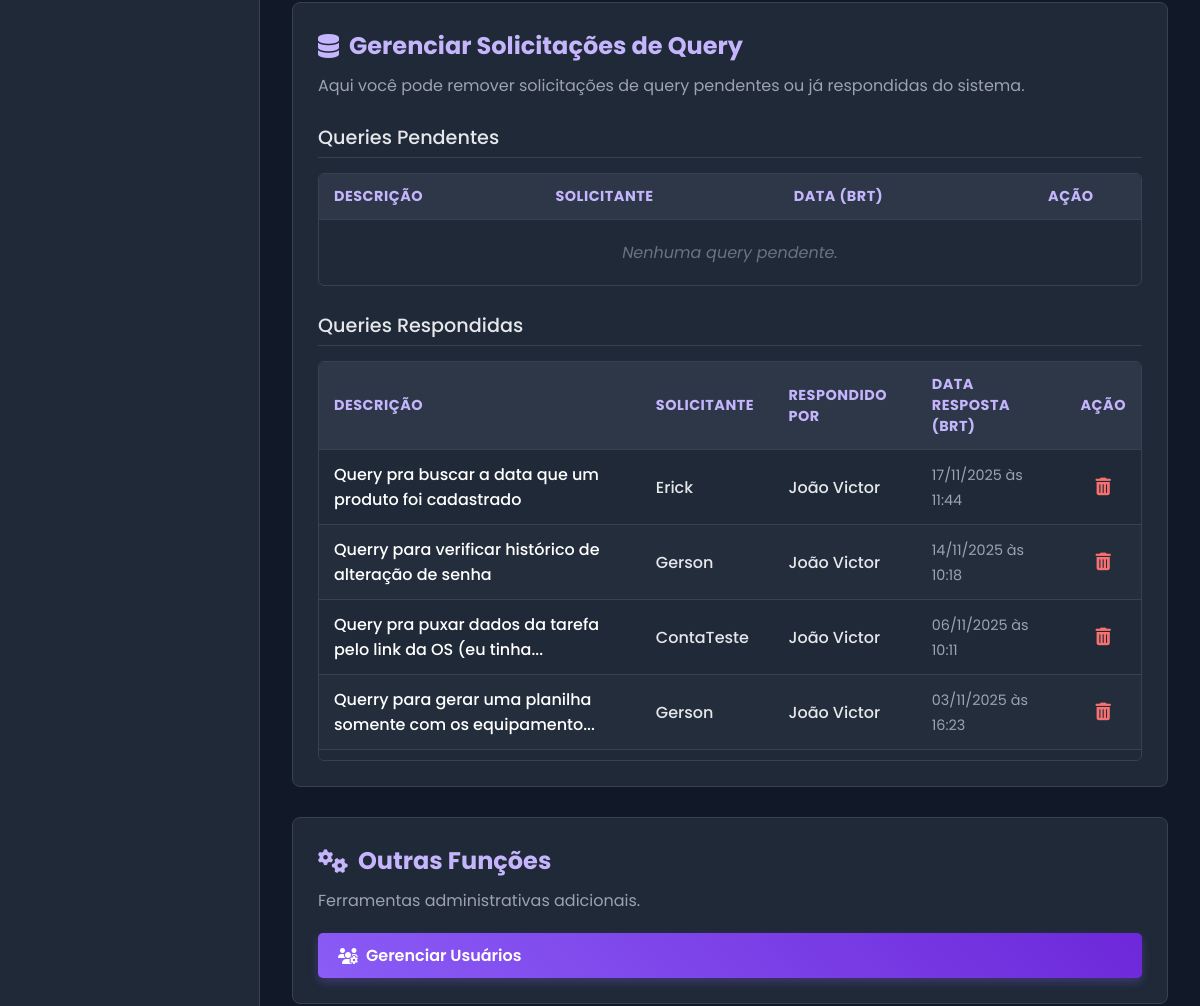
Page /admin (signed in, middle part) on the earlier database version.
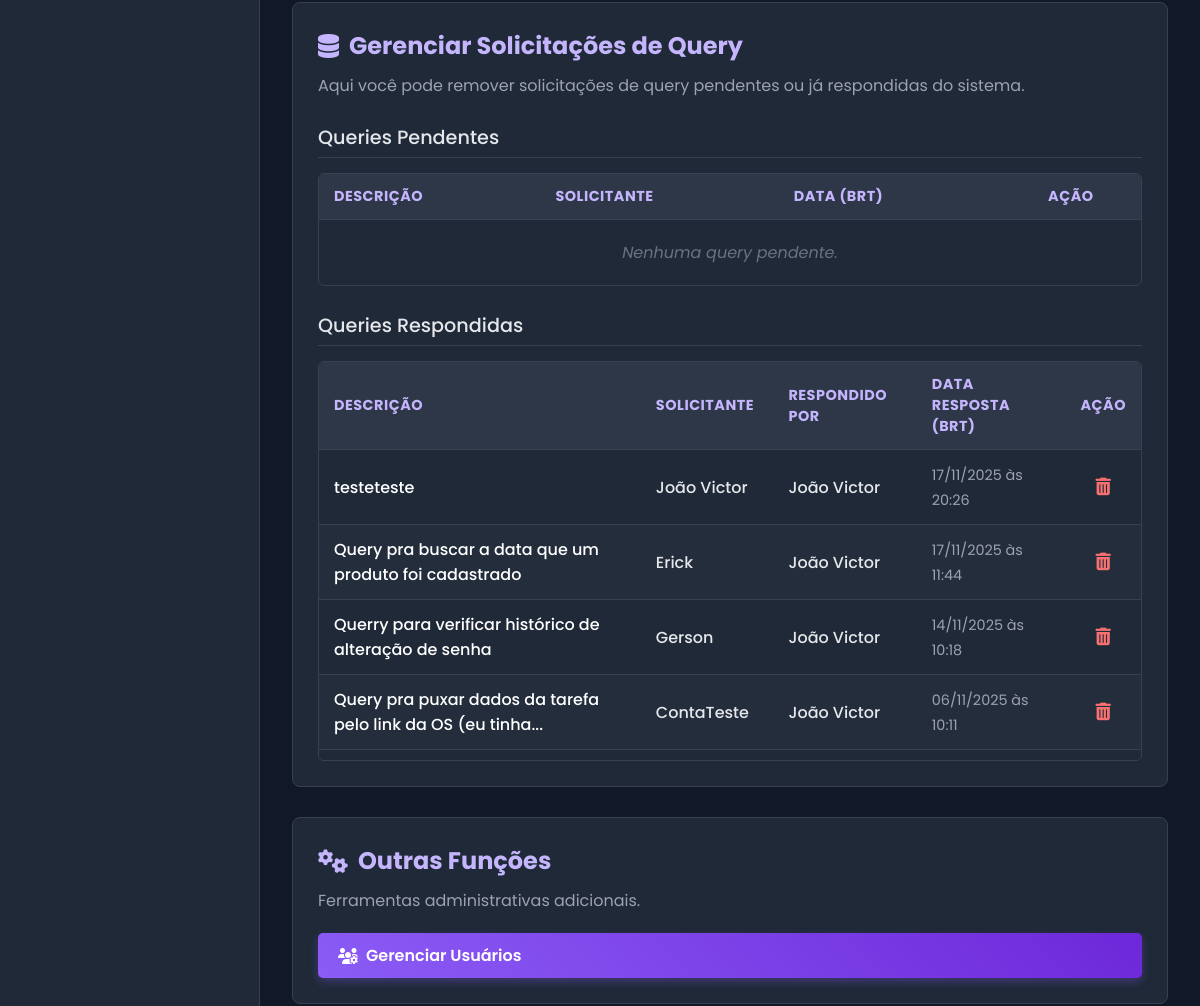
Same page on the later database version.
### app.py (models this page shows, shortened)
class QueryRequest(db.Model):
    id = db.Column(db.Integer, primary_key=True)
    description = db.Column(db.Text, nullable=False)
    sql_query = db.Column(db.Text, nullable=True)
    status = db.Column(db.String(20), default='Pendente', nullable=False)
    created_at = db.Column(db.DateTime, default=datetime.utcnow)
    answered_at = db.Column(db.DateTime, nullable=True)
    requester_id = db.Column(db.Integer, db.ForeignKey('user.id'), nullable=False)
    responder_id = db.Column(db.Integer, db.ForeignKey('user.id'), nullable=True)
    requester = db.relationship('User', foreign_keys=[requester_id])
    responder = db.relationship('User', foreign_keys=[responder_id])

class User(db.Model, UserMixin):
    id = db.Column(db.Integer, primary_key=True)
    name = db.Column(db.String(150), nullable=False)
    username = db.Column(db.String(80), unique=True, nullable=False)
    email = db.Column(db.String(120), unique=True, nullable=False)
    password_hash = db.Column(db.String(128), nullable=False)
    discord_id = db.Column(db.String(50), nullable=True, unique=True)
    is_admin = db.Column(db.Boolean, nullable=False, default=False)
    manager_id = db.Column(db.Integer, db.ForeignKey('user.id'), nullable=True) # <<< ADICIONADO AQUI
    lunch_start = db.Column(db.Time, nullable=True)
    lunch_end = db.Column(db.Time, nullable=True)

### app.py (the view)
@app.route('/admin')
@login_required
@admin_required
def admin_dashboard():
    export_form = EventExportForm()
    all_logs = EventLog.query.options(
        joinedload(EventLog.user),
        joinedload(EventLog.event_type)
    ).order_by(EventLog.timestamp.desc()).all()
    pending_queries = QueryRequest.query.options(
        joinedload(QueryRequest.requester) # Carrega dados do solicitante
    ).filter_by(status='Pendente').order_by(QueryRequest.created_at.desc()).all()
    answered_queries = QueryRequest.query.options(
        joinedload(QueryRequest.requester), # Carrega solicitante
        joinedload(QueryRequest.responder)  # Carrega quem respondeu
    ).filter_by(status='Respondida').order_by(QueryRequest.answered_at.desc()).all()
    return render_template('admin.html',
                           title="Painel Admin",
                           all_logs=all_logs,
                           export_form=export_form,
                           pending_queries=pending_queries,   # <-- Passa para o template
                           answered_queries=answered_queries  # <-- Passa para o template
                          )

### app.py (called while the page is built)
@app.context_processor
def inject_now():
    return {'now': datetime.utcnow()}

@app.template_filter('brt')
def format_datetime_brt(dt):
    if not dt:
        return "N/A"
    try:
        dt_brt = dt - timedelta(hours=3)
        return dt_brt.strftime('%d/%m/%Y às %H:%M')
    except Exception:
        return "Data Inválida"

@login_manager.user_loader
def load_user(user_id):
    return User.query.get(int(user_id))

def admin_required(f):
    @wraps(f)
    def decorated_function(*args, **kwargs):
        if not current_user.is_authenticated or not current_user.is_admin:
            flash('Você não tem permissão para acessar esta página.', 'danger')
            return redirect(url_for('index'))
        return f(*args, **kwargs)
    return decorated_function

### templates/admin.html (shortened to what this page needs)
{% extends "base.html" %}
{% block head_extra %}
<link rel="stylesheet" href="https://cdnjs.cloudflare.com/ajax/libs/font-awesome/6.2.0/css/all.min.css">
{% endblock %}
{% block content %}
<div class="page-container admin-page-wrapper">
    <div class="admin-section" style="margin-top: 30px;">
        <h2><i class="fa-solid fa-database"></i> Gerenciar Solicitações de Query</h2>
        <p>Aqui você pode remover solicitações de query pendentes ou já respondidas do sistema.</p>
        <h3 class="admin-subsection-title">Queries Pendentes</h3>
        <div class="log-table-container" style="max-height: 400px; overflow-y: auto; margin-top: 15px;">
            <table class="log-table">
                <thead>
                    <tr>
                        <th>Descrição</th>
                        <th>Solicitante</th>
                        <th>Data (BRT)</th>
                        <th style="text-align: center;">Ação</th>
                    </tr>
                </thead>
                <tbody>
                    {% for query in pending_queries %}
                    <tr>
                        <td><span class="log-event">{{ query.description|truncate(80, True) }}</span></td>
                        <td><span class="log-user">{{ query.requester.name if query.requester else 'N/A' }}</span></td>
                        <td><span class="log-time">{{ query.created_at | brt }}</span></td>
                        <td style="text-align: center;">
                            <form method="POST" action="{{ url_for('admin_delete_query', query_id=query.id) }}" onsubmit="return confirm('Tem certeza que deseja apagar esta query PENDENTE?');" style="margin: 0;">
                                <button type="submit" class="delete-btn-admin" title="Apagar Query">
                                    <i class="fa-solid fa-trash-can"></i>
                                </button>
                            </form>
                        </td>
                    </tr>
                    {% else %}
                    <tr>
                        <td colspan="4" style="text-align: center; padding: 20px; font-style: italic; color: #6b7280;">Nenhuma query pendente.</td>
                    </tr>
                    {% endfor %}
                </tbody>
            </table>
        </div>
        <h3 class="admin-subsection-title" style="margin-top: 25px;">Queries Respondidas</h3>
        <div class="log-table-container" style="max-height: 400px; overflow-y: auto; margin-top: 15px;">
            <table class="log-table">
                <thead>
                    <tr>
                        <th>Descrição</th>
                        <th>Solicitante</th>
                        <th>Respondido por</th>
                        <th>Data Resposta (BRT)</th>
                        <th style="text-align: center;">Ação</th>
                    </tr>
                </thead>
                <tbody>
                    {% for query in answered_queries %}
                    <tr>
                        <td><span class="log-event">{{ query.description|truncate(60, True) }}</span></td>
                        <td><span class="log-user">{{ query.requester.name if query.requester else 'N/A' }}</span></td>
                        <td><span class="log-user">{{ query.responder.name if query.responder else 'N/A' }}</span></td>
                        <td><span class="log-time">{{ query.answered_at | brt if query.answered_at else 'N/A' }}</span></td>
                        <td style="text-align: center;">
                            <form method="POST" action="{{ url_for('admin_delete_query', query_id=query.id) }}" onsubmit="return confirm('Tem certeza que deseja apagar esta query RESPONDIDA?');" style="margin: 0;">
                                <button type="submit" class="delete-btn-admin" title="Apagar Query">
                                    <i class="fa-solid fa-trash-can"></i>
                                </button>
                            </form>
                        </td>
                    </tr>
                    {% else %}
                    <tr>
                        <td colspan="5" style="text-align: center; padding: 20px; font-style: italic; color: #6b7280;">Nenhuma query respondida.</td>
                    </tr>
                    {% endfor %}
                </tbody>
            </table>
        </div>
    </div>
    <div class="admin-section" style="margin-top: 30px;">
        <h2><i class="fa-solid fa-cogs"></i> Outras Funções</h2>
        <p>Ferramentas administrativas adicionais.</p>
        <a href="{{ url_for('admin_listar_usuarios') }}" class="btn btn-primary" style="margin-right: 10px;">
            <i class="fa-solid fa-users-cog"></i> Gerenciar Usuários
        </a>
    </div>
</div>
{% endblock %}

### templates/base.html (shortened to what this page needs)
<!DOCTYPE html>
<html lang="pt-br">
<head>
    <link rel="stylesheet" href="{{ url_for('static', filename='css/style.css') }}">
    <link rel="stylesheet" href="https://cdnjs.cloudflare.com/ajax/libs/font-awesome/6.2.0/css/all.min.css">
    {% block head_extra %}{% endblock %} </head>
<body>
    <div class="main-container">
        <nav class="sidebar">
            <ul class="menu">
            </ul>
        </nav>
        <main class="content">
            {% block content %}{% endblock %}
        </main>
    </div>
</body>
</html>

### templates/admin.html (style rules this page uses)
.admin-section { background-color: #1f2937; border-radius: 8px; padding: 25px; border: 1px solid #374151; }
.admin-section h2 { color: #c4b5fd; margin-top: 0; margin-bottom: 10px; display: flex; align-items: center; gap: 10px; }
.admin-section p { color: #9ca3af; margin-bottom: 20px; }
.log-table-container { max-height: 600px; overflow-y: auto; border: 1px solid #374151; border-radius: 6px; background-color: #1f2937; }
.log-table { width: 100%; border-collapse: collapse; color: #bdc3c7; }
.log-table thead tr { background-color: #2d3748; position: sticky; top: 0; z-index: 1; }
.log-table th { color: #c4b5fd; font-size: 0.9em; text-transform: uppercase; letter-spacing: 0.5px; }
.log-table tbody tr:last-child td { border-bottom: none; }
.log-table tbody tr:nth-child(even) { background-color: #232d3b; }
.btn-primary { padding: 10px 20px; border: none; border-radius: 5px; background-image: linear-gradient(45deg, #8b5cf6, #6d28d9); color: #fff; font-size: 1em; font-weight: 600; cursor: pointer; text-decoration: none; transition: all 0.3s ease; box-shadow: 0 4px 10px rgba(139, 92, 246, 0.3); display: inline-flex; align-items: center; gap: 8px; }
.admin-subsection-title { color: #e5e7eb; font-size: 1.2em; font-weight: 500; margin-top: 25px; margin-bottom: 10px; padding-bottom: 5px; border-bottom: 1px solid #374151; }

Differences in the rows shown:
no longer on this page (row unchanged): QueryRequest: description "Querry para gerar uma planilha somente com os equipamento...", requester "Gerson", responder "João Victor", answered_at|brt "03/11/2025 às 16:23"
added QueryRequest: description "testeteste", requester "João Victor", responder "João Victor", answered_at|brt "17/11/2025 às 20:26"
